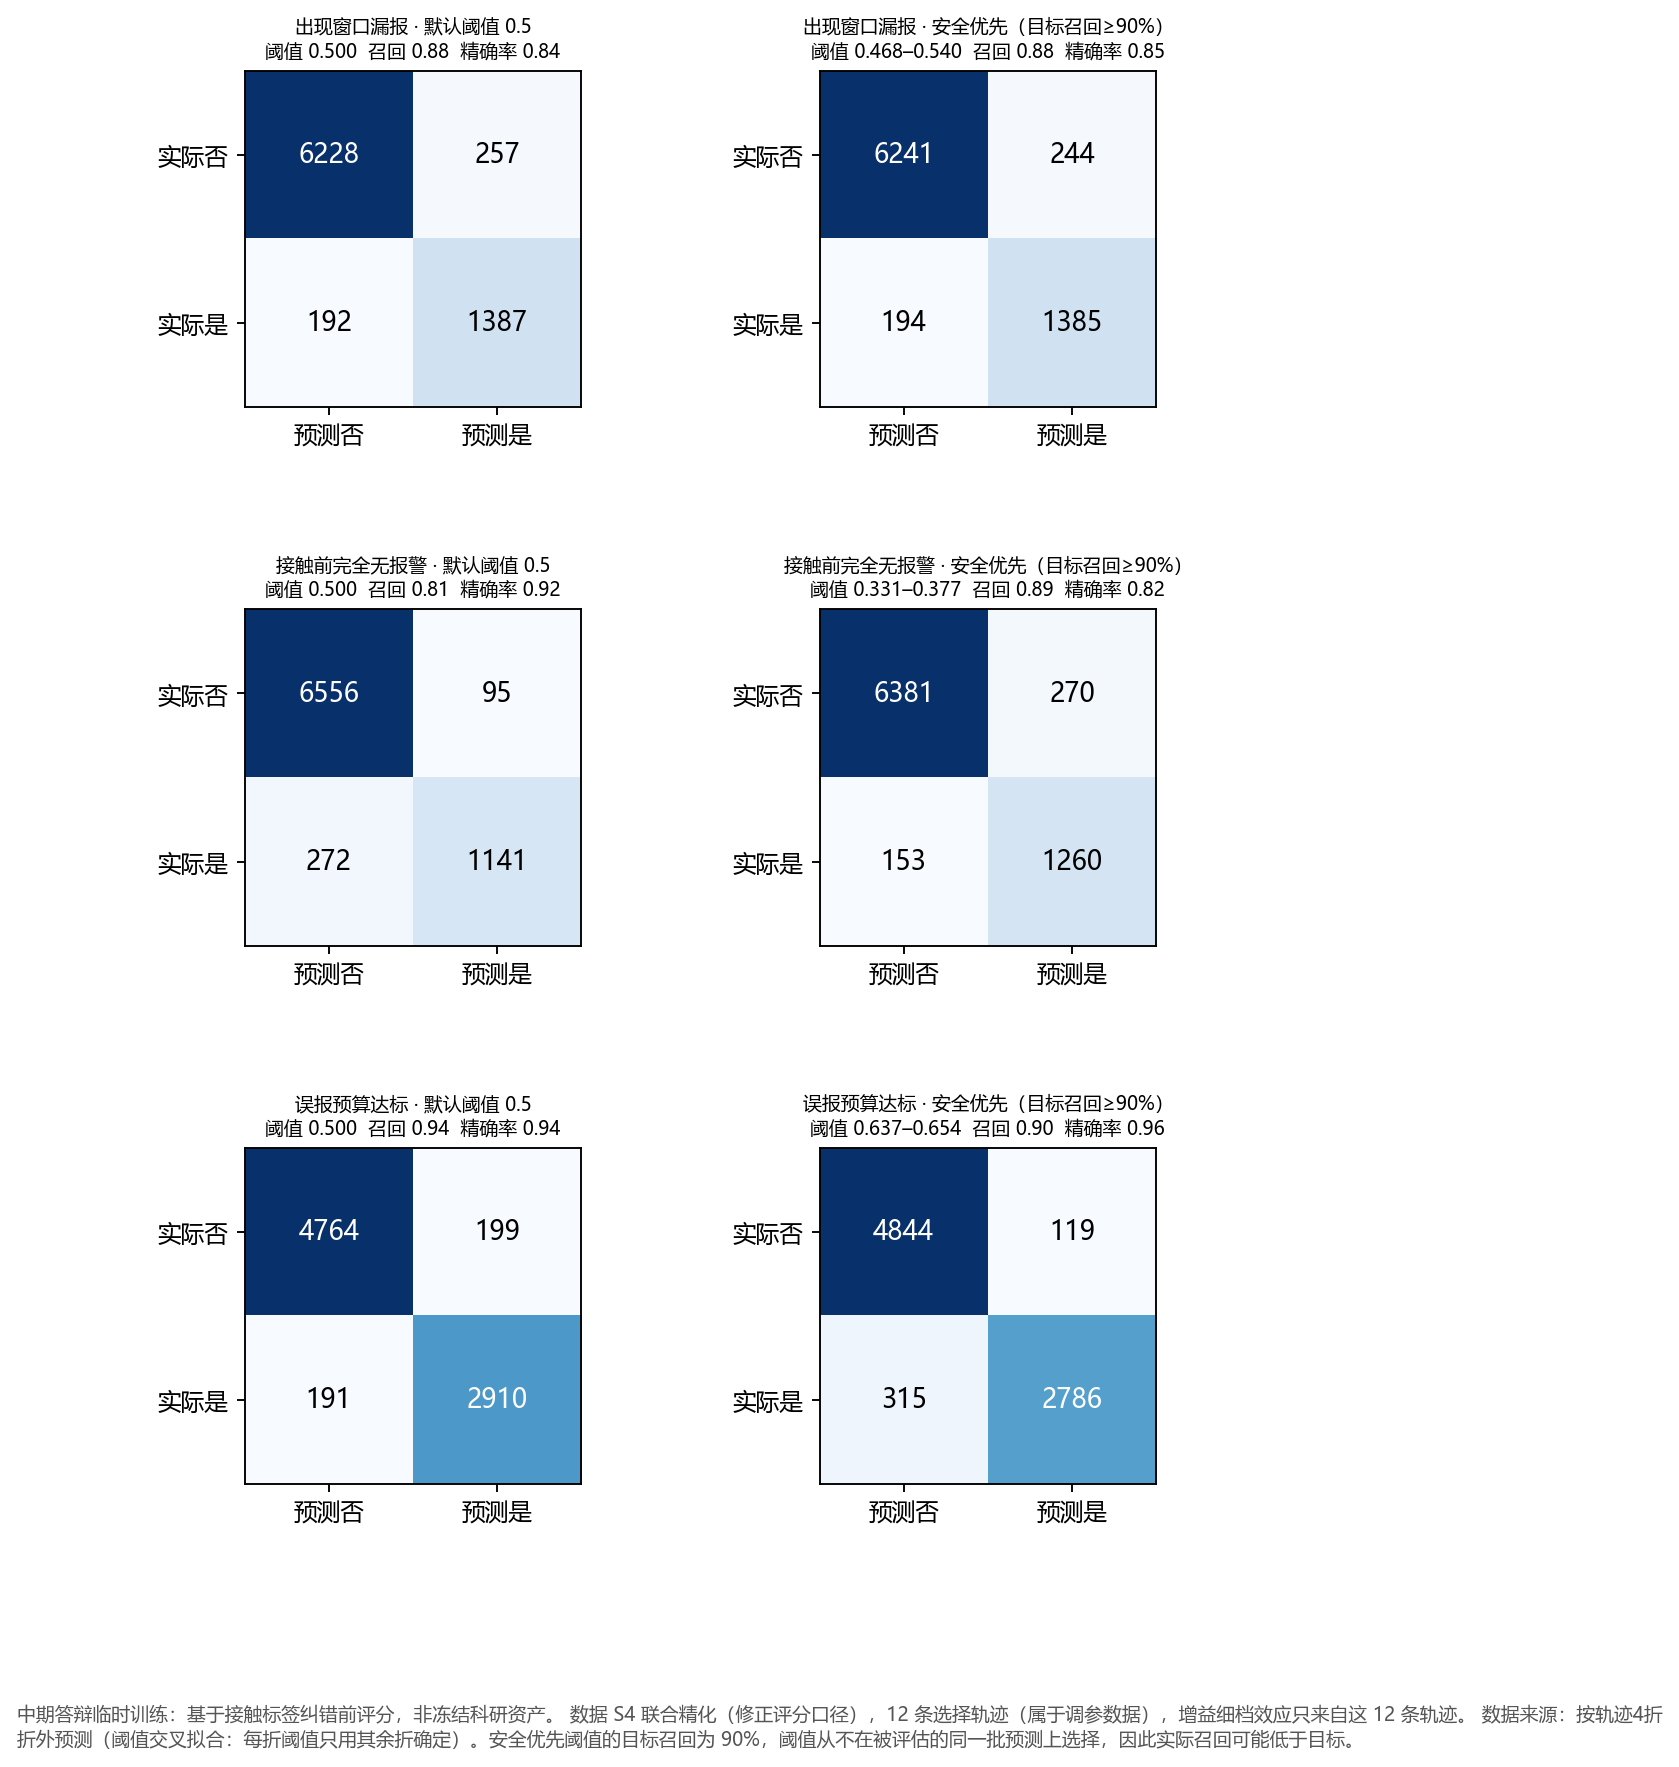

Generate this figure with Python:
"""Tavotto entry: existing results only; no training, no simulation.
original_plot_code
"""
import sys
from pathlib import Path
LIBRARY=Path(__file__).resolve().parents[1]
SUPPORT=LIBRARY / "site-packages"
if str(SUPPORT) not in sys.path: sys.path.insert(0,str(SUPPORT))
from _support import draw

fig=draw('M4_趋势增益精化', 'fig06_混淆矩阵')
fig.savefig(Path(__file__).parent / 'M4__fig06_混淆矩阵.pdf')
